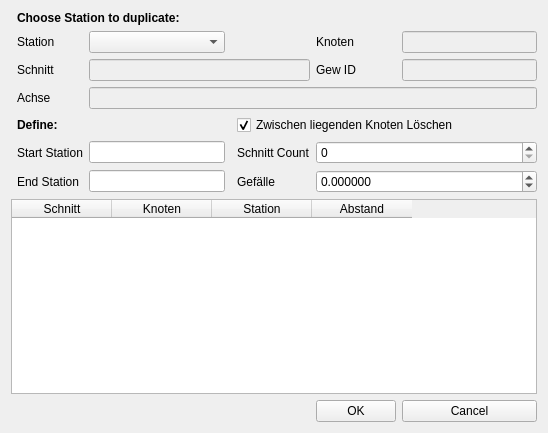
<?xml version="1.0" encoding="UTF-8"?>
<ui version="4.0">
 <class>nodeDialog</class>
 <widget class="QDialog" name="nodeDialog">
  <property name="geometry">
   <rect>
    <x>0</x>
    <y>0</y>
    <width>548</width>
    <height>433</height>
   </rect>
  </property>
  <property name="windowTitle">
   <string>Duplicate Schnitts</string>
  </property>
  <layout class="QGridLayout" name="gridLayout" columnstretch="0,0,0,0,0,0,0">
   <item row="1" column="2">
    <widget class="QComboBox" name="station_show">
     <property name="minimumSize">
      <size>
       <width>100</width>
       <height>0</height>
      </size>
     </property>
    </widget>
   </item>
   <item row="6" column="4">
    <widget class="QLabel" name="label_9">
     <property name="text">
      <string>Schnitt Count</string>
     </property>
    </widget>
   </item>
   <item row="3" column="2" colspan="5">
    <widget class="QLineEdit" name="achse_show">
     <property name="enabled">
      <bool>false</bool>
     </property>
    </widget>
   </item>
   <item row="1" column="5">
    <widget class="QLabel" name="label_2">
     <property name="text">
      <string>Knoten</string>
     </property>
    </widget>
   </item>
   <item row="0" column="1" colspan="6">
    <widget class="QLabel" name="label_5">
     <property name="font">
      <font>
       <weight>75</weight>
       <bold>true</bold>
      </font>
     </property>
     <property name="text">
      <string>Choose Station to duplicate:</string>
     </property>
    </widget>
   </item>
   <item row="6" column="2">
    <widget class="QLineEdit" name="start_station"/>
   </item>
   <item row="8" column="0" colspan="7">
    <widget class="QTableWidget" name="edit_name">
     <column>
      <property name="text">
       <string>Schnitt</string>
      </property>
     </column>
     <column>
      <property name="text">
       <string>Knoten</string>
      </property>
     </column>
     <column>
      <property name="text">
       <string>Station</string>
      </property>
     </column>
     <column>
      <property name="text">
       <string>Abstand</string>
      </property>
     </column>
    </widget>
   </item>
   <item row="9" column="1" colspan="4">
    <spacer name="horizontalSpacer">
     <property name="orientation">
      <enum>Qt::Horizontal</enum>
     </property>
     <property name="sizeHint" stdset="0">
      <size>
       <width>40</width>
       <height>20</height>
      </size>
     </property>
    </spacer>
   </item>
   <item row="3" column="1">
    <widget class="QLabel" name="label_10">
     <property name="text">
      <string>Achse</string>
     </property>
    </widget>
   </item>
   <item row="9" column="5">
    <widget class="QPushButton" name="ok">
     <property name="text">
      <string>OK</string>
     </property>
     <property name="autoDefault">
      <bool>false</bool>
     </property>
    </widget>
   </item>
   <item row="5" column="1" colspan="3">
    <widget class="QLabel" name="label_6">
     <property name="font">
      <font>
       <weight>75</weight>
       <bold>true</bold>
      </font>
     </property>
     <property name="text">
      <string>Define:</string>
     </property>
    </widget>
   </item>
   <item row="7" column="5" colspan="2">
    <widget class="QDoubleSpinBox" name="gef">
     <property name="decimals">
      <number>6</number>
     </property>
     <property name="minimum">
      <double>-99.000000000000000</double>
     </property>
    </widget>
   </item>
   <item row="7" column="1">
    <widget class="QLabel" name="label_8">
     <property name="text">
      <string>End Station</string>
     </property>
    </widget>
   </item>
   <item row="5" column="4" colspan="3">
    <widget class="QCheckBox" name="deletenodes">
     <property name="text">
      <string>Zwischen liegenden Knoten Löschen</string>
     </property>
     <property name="checked">
      <bool>true</bool>
     </property>
    </widget>
   </item>
   <item row="9" column="6">
    <widget class="QPushButton" name="cancel">
     <property name="text">
      <string>Cancel</string>
     </property>
     <property name="autoDefault">
      <bool>false</bool>
     </property>
    </widget>
   </item>
   <item row="1" column="1">
    <widget class="QLabel" name="label">
     <property name="text">
      <string>Station</string>
     </property>
    </widget>
   </item>
   <item row="7" column="4">
    <widget class="QLabel" name="label_4">
     <property name="text">
      <string>Gefälle</string>
     </property>
    </widget>
   </item>
   <item row="6" column="5" colspan="2">
    <widget class="QSpinBox" name="count"/>
   </item>
   <item row="6" column="1">
    <widget class="QLabel" name="label_7">
     <property name="text">
      <string>Start Station</string>
     </property>
    </widget>
   </item>
   <item row="7" column="2">
    <widget class="QLineEdit" name="end_station"/>
   </item>
   <item row="1" column="6">
    <widget class="QLineEdit" name="node_show">
     <property name="enabled">
      <bool>false</bool>
     </property>
    </widget>
   </item>
   <item row="2" column="6">
    <widget class="QLineEdit" name="id">
     <property name="enabled">
      <bool>false</bool>
     </property>
    </widget>
   </item>
   <item row="2" column="5">
    <widget class="QLabel" name="label_11">
     <property name="text">
      <string>Gew ID</string>
     </property>
    </widget>
   </item>
   <item row="2" column="1">
    <widget class="QLabel" name="label_3">
     <property name="text">
      <string>Schnitt</string>
     </property>
    </widget>
   </item>
   <item row="2" column="2" colspan="3">
    <widget class="QLineEdit" name="schnitt_show">
     <property name="enabled">
      <bool>false</bool>
     </property>
     <property name="minimumSize">
      <size>
       <width>150</width>
       <height>0</height>
      </size>
     </property>
    </widget>
   </item>
  </layout>
 </widget>
 <resources/>
 <connections/>
</ui>
